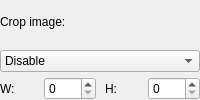
            <widget class="QFrame" name="cropImageFrame">
             <property name="toolTip">
              <string>&lt;html&gt;&lt;head/&gt;&lt;body&gt;&lt;p&gt;You can use this option to crop black borders. Use &lt;span style=&quot; font-weight:600;&quot;&gt;Auto per game&lt;/span&gt; to crop automatically based on the game or &lt;span style=&quot; font-weight:600;&quot;&gt;Custom&lt;/span&gt; to set the number of pixels yourself. The number of pixels is based on the original N64 resolution.&lt;/p&gt;&lt;/body&gt;&lt;/html&gt;</string>
             </property>
             <layout class="QVBoxLayout" name="verticalLayout_25">
              <property name="spacing">
               <number>5</number>
              </property>
              <property name="leftMargin">
               <number>0</number>
              </property>
              <property name="topMargin">
               <number>0</number>
              </property>
              <property name="rightMargin">
               <number>0</number>
              </property>
              <property name="bottomMargin">
               <number>0</number>
              </property>
              <item>
               <widget class="QLabel" name="cropImageLabel">
                <property name="locale">
                 <locale language="English" country="UnitedStates"/>
                </property>
                <property name="text">
                 <string>&lt;html&gt;&lt;head/&gt;&lt;body&gt;&lt;p&gt;Crop image:&lt;/p&gt;&lt;/body&gt;&lt;/html&gt;</string>
                </property>
               </widget>
              </item>
              <item>
               <widget class="QComboBox" name="cropImageComboBox">
                <property name="locale">
                 <locale language="English" country="UnitedStates"/>
                </property>
                <item>
                 <property name="text">
                  <string>Disable</string>
                 </property>
                </item>
                <item>
                 <property name="text">
                  <string>Auto per game</string>
                 </property>
                </item>
                <item>
                 <property name="text">
                  <string>Custom</string>
                 </property>
                </item>
               </widget>
              </item>
              <item>
               <layout class="QHBoxLayout" name="horizontalLayout_23">
                <item>
                 <widget class="QLabel" name="cropImageWidthLabel">
                  <property name="locale">
                   <locale language="English" country="UnitedStates"/>
                  </property>
                  <property name="text">
                   <string extracomment="Abbreviation for &quot;width&quot;.">W:</string>
                  </property>
                 </widget>
                </item>
                <item>
                 <widget class="QSpinBox" name="cropImageWidthSpinBox">
                  <property name="minimumSize">
                   <size>
                    <width>52</width>
                    <height>0</height>
                   </size>
                  </property>
                  <property name="locale">
                   <locale language="English" country="UnitedStates"/>
                  </property>
                  <property name="maximum">
                   <number>64</number>
                  </property>
                 </widget>
                </item>
                <item>
                 <spacer name="horizontalSpacer_9">
                  <property name="orientation">
                   <enum>Qt::Horizontal</enum>
                  </property>
                  <property name="sizeType">
                   <enum>QSizePolicy::Fixed</enum>
                  </property>
                  <property name="sizeHint" stdset="0">
                   <size>
                    <width>4</width>
                    <height>0</height>
                   </size>
                  </property>
                 </spacer>
                </item>
                <item>
                 <widget class="QLabel" name="cropImageHeightLabel">
                  <property name="locale">
                   <locale language="English" country="UnitedStates"/>
                  </property>
                  <property name="text">
                   <string extracomment="Abbreviation for &quot;height&quot;.">H:</string>
                  </property>
                 </widget>
                </item>
                <item>
                 <widget class="QSpinBox" name="cropImageHeightSpinBox">
                  <property name="minimumSize">
                   <size>
                    <width>52</width>
                    <height>0</height>
                   </size>
                  </property>
                  <property name="locale">
                   <locale language="English" country="UnitedStates"/>
                  </property>
                  <property name="maximum">
                   <number>48</number>
                  </property>
                 </widget>
                </item>
               </layout>
              </item>
             </layout>
            </widget>
